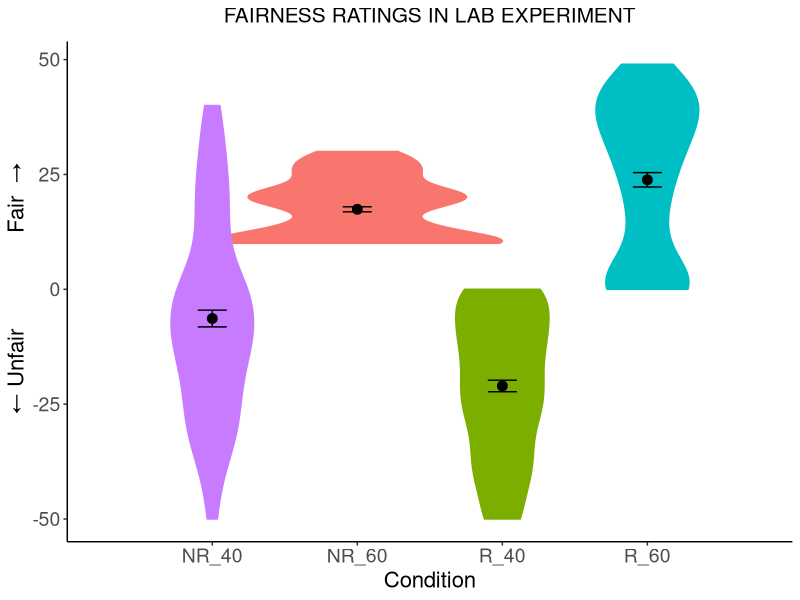
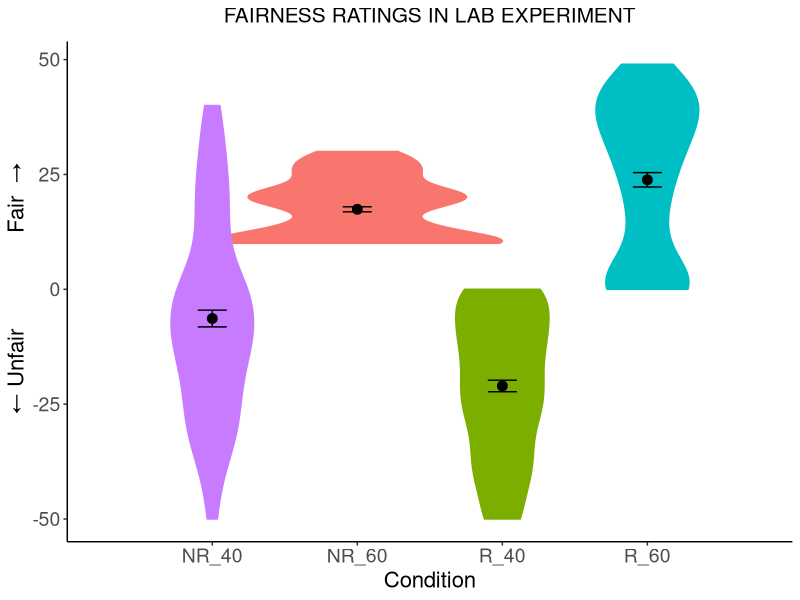

These figures' R source, in order:
# Set working directory
setwd("C:/R")

# Get current working directory
getwd()

# Read the CSV file
df <- read.csv("fairness_plot.csv")

# Summary of the data frame
summary(df)

# Structure of the data frame
str(df)

# Set CRAN mirror
options(repos = "https://cloud.r-project.org")

# Install and load ggplot2 package
install.packages("ggplot2")
library(ggplot2)

# Install and load tidyr package
install.packages("tidyr")
library(tidyr)

# Reshape the data frame
df_long <- pivot_longer(df, # nolint # nolint
                         cols = 2:5, # nolint
                         names_to = "Fairness_Rating", # nolint
                         values_to = "FR")
str(df_long)

# Plotting
gg <- ggplot(df_long, aes(condition, FR, color = Fairness_Rating)) +
  geom_violin(width = 2, aes(fill = Fairness_Rating)) +
  stat_summary(geom = "errorbar", color = "black", width = 0.2, size = 0.5) +
  stat_summary(geom = "point", color = "black", size = 3) +
  theme_classic() +
  theme(
    legend.position = 'none', # nolint
    plot.title = element_text(size = 15, hjust = 0.5, margin = margin(b = 10)), # Centering the title and adding margin # nolint
    axis.title.x = element_text(size = 16),
    axis.title.y = element_text(size = 16),
    axis.text.x = element_text(size = 14),
    axis.text.y = element_text(size = 14)
  ) +
  labs(
    title = "FAIRNESS RATINGS IN LAB EXPERIMENT", # nolint
    x = "Condition",
    y = expression(~ "\u2190" ~ "Unfair" ~ ~  ~ ~ ~ ~ ~ ~ ~ ~ ~ ~ ~ ~ ~ ~"Fair " ~ "\u2192")  # nolint: line_length_linter.
  )

# Print the plot
print(gg)

# Save the plot
ggsave("plot.png", gg)

# Print a message indicating that the plot has been saved
cat("Plot saved as 'plot.png'\n")
